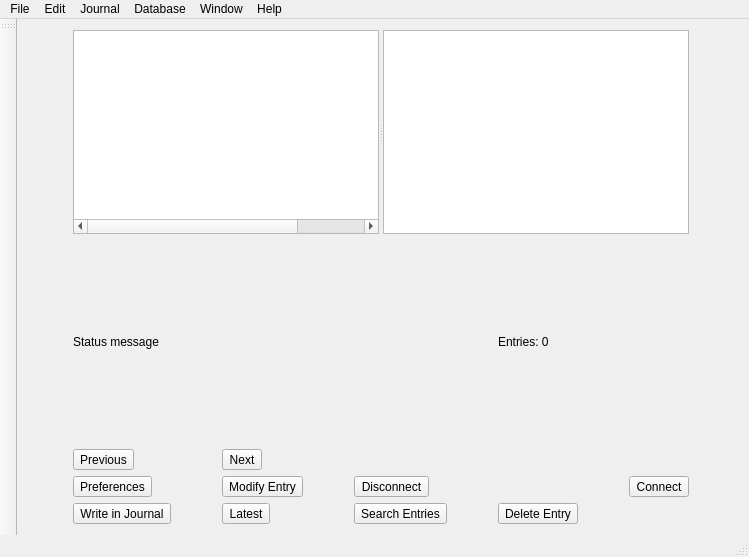
<?xml version="1.0" encoding="UTF-8"?>
<ui version="4.0">
 <class>MainWindow</class>
 <widget class="QMainWindow" name="MainWindow">
  <property name="geometry">
   <rect>
    <x>0</x>
    <y>0</y>
    <width>749</width>
    <height>557</height>
   </rect>
  </property>
  <property name="windowTitle">
   <string>RoboJournal 0.1</string>
  </property>
  <property name="windowIcon">
   <iconset resource="images.qrc">
    <normaloff>:/icons/robojournal.ico</normaloff>:/icons/robojournal.ico</iconset>
  </property>
  <widget class="QWidget" name="centralWidget">
   <layout class="QGridLayout" name="gridLayout">
    <item row="0" column="0" colspan="5">
     <widget class="QSplitter" name="splitter">
      <property name="frameShadow">
       <enum>QFrame::Raised</enum>
      </property>
      <property name="orientation">
       <enum>Qt::Horizontal</enum>
      </property>
      <widget class="QTreeWidget" name="EntryList">
       <property name="verticalScrollBarPolicy">
        <enum>Qt::ScrollBarAsNeeded</enum>
       </property>
       <property name="editTriggers">
        <set>QAbstractItemView::NoEditTriggers</set>
       </property>
       <property name="showDropIndicator" stdset="0">
        <bool>false</bool>
       </property>
       <property name="alternatingRowColors">
        <bool>true</bool>
       </property>
       <property name="allColumnsShowFocus">
        <bool>true</bool>
       </property>
       <property name="wordWrap">
        <bool>true</bool>
       </property>
       <property name="headerHidden">
        <bool>true</bool>
       </property>
       <property name="columnCount">
        <number>2</number>
       </property>
       <attribute name="headerVisible">
        <bool>false</bool>
       </attribute>
       <attribute name="headerCascadingSectionResizes">
        <bool>true</bool>
       </attribute>
       <attribute name="headerDefaultSectionSize">
        <number>300</number>
       </attribute>
       <attribute name="headerHighlightSections">
        <bool>false</bool>
       </attribute>
       <attribute name="headerMinimumSectionSize">
        <number>3</number>
       </attribute>
       <attribute name="headerShowSortIndicator" stdset="0">
        <bool>false</bool>
       </attribute>
       <attribute name="headerStretchLastSection">
        <bool>true</bool>
       </attribute>
       <column>
        <property name="text">
         <string notr="true">Journal entries</string>
        </property>
        <property name="toolTip">
         <string>Entry name sorted by year, month, and day.</string>
        </property>
       </column>
       <column>
        <property name="text">
         <string>Entry ID</string>
        </property>
        <property name="toolTip">
         <string>This is the row number in the database that the entry corresponds to</string>
        </property>
       </column>
      </widget>
      <widget class="QTextEdit" name="Output">
       <property name="font">
        <font>
         <family>Verdana</family>
         <pointsize>14</pointsize>
        </font>
       </property>
       <property name="documentTitle">
        <string>Test</string>
       </property>
       <property name="readOnly">
        <bool>true</bool>
       </property>
      </widget>
     </widget>
    </item>
    <item row="1" column="0" colspan="3">
     <widget class="QLabel" name="StatusMessage">
      <property name="text">
       <string>Status message</string>
      </property>
     </widget>
    </item>
    <item row="3" column="0">
     <widget class="QToolButton" name="ConfigButton">
      <property name="toolTip">
       <string>Change RoboJournal's behavior</string>
      </property>
      <property name="text">
       <string>Preferences</string>
      </property>
      <property name="icon">
       <iconset resource="images.qrc">
        <normaloff>:/icons/wrench.png</normaloff>:/icons/wrench.png</iconset>
      </property>
      <property name="toolButtonStyle">
       <enum>Qt::ToolButtonTextBesideIcon</enum>
      </property>
     </widget>
    </item>
    <item row="3" column="2">
     <widget class="QToolButton" name="DisconnectButton">
      <property name="toolTip">
       <string>Disconnect from database</string>
      </property>
      <property name="text">
       <string>Disconnect</string>
      </property>
      <property name="icon">
       <iconset resource="images.qrc">
        <normaloff>:/icons/disconnect.png</normaloff>:/icons/disconnect.png</iconset>
      </property>
      <property name="toolButtonStyle">
       <enum>Qt::ToolButtonTextBesideIcon</enum>
      </property>
     </widget>
    </item>
    <item row="3" column="1">
     <widget class="QToolButton" name="EditEntryButton">
      <property name="toolTip">
       <string>Modify the current (selected) entry</string>
      </property>
      <property name="text">
       <string>Modify Entry</string>
      </property>
      <property name="icon">
       <iconset resource="images.qrc">
        <normaloff>:/icons/comment_edit.png</normaloff>:/icons/comment_edit.png</iconset>
      </property>
      <property name="toolButtonStyle">
       <enum>Qt::ToolButtonTextBesideIcon</enum>
      </property>
     </widget>
    </item>
    <item row="3" column="4">
     <widget class="QToolButton" name="ConnectButton">
      <property name="toolTip">
       <string>Connect to a journal database</string>
      </property>
      <property name="text">
       <string>Connect</string>
      </property>
      <property name="icon">
       <iconset resource="images.qrc">
        <normaloff>:/icons/connect.png</normaloff>:/icons/connect.png</iconset>
      </property>
      <property name="toolButtonStyle">
       <enum>Qt::ToolButtonTextBesideIcon</enum>
      </property>
     </widget>
    </item>
    <item row="5" column="1">
     <widget class="QToolButton" name="TodayButton">
      <property name="toolTip">
       <string>View newest entry</string>
      </property>
      <property name="text">
       <string>Latest</string>
      </property>
      <property name="icon">
       <iconset resource="images.qrc">
        <normaloff>:/icons/asterisk_yellow.png</normaloff>:/icons/asterisk_yellow.png</iconset>
      </property>
      <property name="toolButtonStyle">
       <enum>Qt::ToolButtonTextBesideIcon</enum>
      </property>
     </widget>
    </item>
    <item row="5" column="2">
     <widget class="QToolButton" name="SearchButton">
      <property name="toolTip">
       <string>Keyword-search the journal database</string>
      </property>
      <property name="text">
       <string>Search Entries</string>
      </property>
      <property name="icon">
       <iconset resource="images.qrc">
        <normaloff>:/icons/magnifier.png</normaloff>:/icons/magnifier.png</iconset>
      </property>
      <property name="toolButtonStyle">
       <enum>Qt::ToolButtonTextBesideIcon</enum>
      </property>
     </widget>
    </item>
    <item row="5" column="3">
     <widget class="QToolButton" name="DeleteEntry">
      <property name="toolTip">
       <string>Delete the current (selected) entry</string>
      </property>
      <property name="text">
       <string>Delete Entry</string>
      </property>
      <property name="icon">
       <iconset resource="images.qrc">
        <normaloff>:/icons/delete.png</normaloff>:/icons/delete.png</iconset>
      </property>
      <property name="toolButtonStyle">
       <enum>Qt::ToolButtonTextBesideIcon</enum>
      </property>
     </widget>
    </item>
    <item row="2" column="0">
     <widget class="QToolButton" name="LastEntry">
      <property name="toolTip">
       <string>View previous entry</string>
      </property>
      <property name="text">
       <string>Previous</string>
      </property>
      <property name="icon">
       <iconset resource="images.qrc">
        <normaloff>:/icons/resultset_first.png</normaloff>:/icons/resultset_first.png</iconset>
      </property>
      <property name="toolButtonStyle">
       <enum>Qt::ToolButtonTextBesideIcon</enum>
      </property>
     </widget>
    </item>
    <item row="2" column="1">
     <widget class="QToolButton" name="NextEntry">
      <property name="toolTip">
       <string>View next entry</string>
      </property>
      <property name="text">
       <string>Next</string>
      </property>
      <property name="icon">
       <iconset resource="images.qrc">
        <normaloff>:/icons/resultset_last.png</normaloff>:/icons/resultset_last.png</iconset>
      </property>
      <property name="toolButtonStyle">
       <enum>Qt::ToolButtonTextBesideIcon</enum>
      </property>
     </widget>
    </item>
    <item row="5" column="0">
     <widget class="QToolButton" name="WriteButton">
      <property name="toolTip">
       <string>Write a new entry in current journal</string>
      </property>
      <property name="text">
       <string>Write in Journal</string>
      </property>
      <property name="icon">
       <iconset resource="images.qrc">
        <normaloff>:/icons/pencil.png</normaloff>:/icons/pencil.png</iconset>
      </property>
      <property name="toolButtonStyle">
       <enum>Qt::ToolButtonTextBesideIcon</enum>
      </property>
     </widget>
    </item>
    <item row="1" column="3">
     <widget class="QLabel" name="TotalCount">
      <property name="text">
       <string>Entries: 0</string>
      </property>
     </widget>
    </item>
   </layout>
  </widget>
  <widget class="QMenuBar" name="menuBar">
   <property name="geometry">
    <rect>
     <x>0</x>
     <y>0</y>
     <width>749</width>
     <height>21</height>
    </rect>
   </property>
   <widget class="QMenu" name="menuFile">
    <property name="title">
     <string>File</string>
    </property>
    <addaction name="actionSave_Current_Entry"/>
    <addaction name="actionPrint"/>
    <addaction name="separator"/>
    <addaction name="actionQuit"/>
   </widget>
   <widget class="QMenu" name="menuEdit">
    <property name="title">
     <string>Edit</string>
    </property>
    <addaction name="actionCopy"/>
    <addaction name="actionSelect_all"/>
    <addaction name="separator"/>
    <addaction name="actionPreferences_2"/>
   </widget>
   <widget class="QMenu" name="menuJournal">
    <property name="title">
     <string>Journal</string>
    </property>
    <addaction name="actionLatest_Entry"/>
    <addaction name="actionPrevious_Entry"/>
    <addaction name="actionNext_Entry"/>
    <addaction name="separator"/>
    <addaction name="actionWrite"/>
    <addaction name="actionEdit_Selected_Entry"/>
    <addaction name="actionDelete_Current_Entry"/>
    <addaction name="separator"/>
   </widget>
   <widget class="QMenu" name="menuDatabase">
    <property name="title">
     <string>Database</string>
    </property>
    <addaction name="actionConnect"/>
    <addaction name="actionDisconnect"/>
    <addaction name="separator"/>
    <addaction name="actionSetup_Wizard_2"/>
   </widget>
   <widget class="QMenu" name="menuHelp">
    <property name="title">
     <string>Help</string>
    </property>
    <addaction name="actionHelp_file"/>
    <addaction name="separator"/>
    <addaction name="actionAbout_RoboJournal"/>
   </widget>
   <widget class="QMenu" name="menuView">
    <property name="title">
     <string>Window</string>
    </property>
    <widget class="QMenu" name="menuView_2">
     <property name="title">
      <string>Show</string>
     </property>
     <addaction name="actionMain_toolbar"/>
    </widget>
    <widget class="QMenu" name="menuToolbar_Position">
     <property name="title">
      <string>Toolbar position</string>
     </property>
     <addaction name="actionLeft_default"/>
     <addaction name="actionTop"/>
     <addaction name="actionRight"/>
    </widget>
    <addaction name="menuView_2"/>
    <addaction name="separator"/>
    <addaction name="menuToolbar_Position"/>
    <addaction name="separator"/>
   </widget>
   <addaction name="menuFile"/>
   <addaction name="menuEdit"/>
   <addaction name="menuJournal"/>
   <addaction name="menuDatabase"/>
   <addaction name="menuView"/>
   <addaction name="menuHelp"/>
  </widget>
  <widget class="QToolBar" name="mainToolBar">
   <property name="contextMenuPolicy">
    <enum>Qt::PreventContextMenu</enum>
   </property>
   <property name="windowTitle">
    <string>Main Toolbar</string>
   </property>
   <property name="layoutDirection">
    <enum>Qt::LeftToRight</enum>
   </property>
   <property name="allowedAreas">
    <set>Qt::LeftToolBarArea|Qt::RightToolBarArea|Qt::TopToolBarArea</set>
   </property>
   <property name="toolButtonStyle">
    <enum>Qt::ToolButtonTextBesideIcon</enum>
   </property>
   <property name="floatable">
    <bool>false</bool>
   </property>
   <attribute name="toolBarArea">
    <enum>LeftToolBarArea</enum>
   </attribute>
   <attribute name="toolBarBreak">
    <bool>false</bool>
   </attribute>
  </widget>
  <widget class="QStatusBar" name="statusBar"/>
  <action name="actionWrite">
   <property name="icon">
    <iconset resource="images.qrc">
     <normaloff>:/icons/pencil.png</normaloff>:/icons/pencil.png</iconset>
   </property>
   <property name="text">
    <string>Write In Journal</string>
   </property>
   <property name="shortcut">
    <string>F4</string>
   </property>
   <property name="iconVisibleInMenu">
    <bool>true</bool>
   </property>
  </action>
  <action name="actionPreferences">
   <property name="text">
    <string>Preferences</string>
   </property>
   <property name="menuRole">
    <enum>QAction::ApplicationSpecificRole</enum>
   </property>
  </action>
  <action name="actionMain_Toolbar">
   <property name="checkable">
    <bool>true</bool>
   </property>
   <property name="text">
    <string>Main Toolbar</string>
   </property>
   <property name="menuRole">
    <enum>QAction::NoRole</enum>
   </property>
   <property name="softKeyRole">
    <enum>QAction::NoSoftKey</enum>
   </property>
   <property name="iconVisibleInMenu">
    <bool>true</bool>
   </property>
  </action>
  <action name="actionCut">
   <property name="icon">
    <iconset resource="images.qrc">
     <normaloff>:/icons/cut.png</normaloff>:/icons/cut.png</iconset>
   </property>
   <property name="text">
    <string>Cut</string>
   </property>
   <property name="iconVisibleInMenu">
    <bool>true</bool>
   </property>
  </action>
  <action name="actionCopy">
   <property name="icon">
    <iconset resource="images.qrc">
     <normaloff>:/icons/copy.gif</normaloff>:/icons/copy.gif</iconset>
   </property>
   <property name="text">
    <string>Copy</string>
   </property>
   <property name="iconVisibleInMenu">
    <bool>true</bool>
   </property>
  </action>
  <action name="actionPaste">
   <property name="icon">
    <iconset resource="images.qrc">
     <normaloff>:/icons/action_paste.gif</normaloff>:/icons/action_paste.gif</iconset>
   </property>
   <property name="text">
    <string>Paste</string>
   </property>
   <property name="iconVisibleInMenu">
    <bool>true</bool>
   </property>
  </action>
  <action name="actionSelect_all">
   <property name="text">
    <string>Select All</string>
   </property>
  </action>
  <action name="actionPreferences_2">
   <property name="icon">
    <iconset resource="images.qrc">
     <normaloff>:/icons/wrench.png</normaloff>:/icons/wrench.png</iconset>
   </property>
   <property name="text">
    <string>Preferences</string>
   </property>
   <property name="iconVisibleInMenu">
    <bool>true</bool>
   </property>
  </action>
  <action name="actionConnect">
   <property name="text">
    <string>Connect</string>
   </property>
   <property name="shortcut">
    <string>F2</string>
   </property>
  </action>
  <action name="actionDisconnect">
   <property name="text">
    <string>Disconnect</string>
   </property>
   <property name="shortcut">
    <string>F3</string>
   </property>
  </action>
  <action name="actionManage_Tags">
   <property name="text">
    <string>Manage Tags</string>
   </property>
  </action>
  <action name="actionDelete_Current_Entry">
   <property name="icon">
    <iconset resource="images.qrc">
     <normaloff>:/icons/delete.png</normaloff>:/icons/delete.png</iconset>
   </property>
   <property name="text">
    <string>Delete Entry</string>
   </property>
   <property name="shortcut">
    <string>Del</string>
   </property>
   <property name="iconVisibleInMenu">
    <bool>true</bool>
   </property>
  </action>
  <action name="actionEdit_Selected_Entry">
   <property name="icon">
    <iconset resource="images.qrc">
     <normaloff>:/icons/comment_edit.png</normaloff>:/icons/comment_edit.png</iconset>
   </property>
   <property name="text">
    <string>Modify Entry</string>
   </property>
   <property name="iconVisibleInMenu">
    <bool>true</bool>
   </property>
  </action>
  <action name="actionKeyword_Search">
   <property name="text">
    <string>Keyword Search</string>
   </property>
   <property name="shortcut">
    <string>F8</string>
   </property>
  </action>
  <action name="actionHelp_file">
   <property name="text">
    <string>Help File</string>
   </property>
   <property name="shortcut">
    <string>F1</string>
   </property>
  </action>
  <action name="actionAbout_RoboJournal">
   <property name="text">
    <string>About RoboJournal</string>
   </property>
  </action>
  <action name="actionToolbar">
   <property name="checkable">
    <bool>true</bool>
   </property>
   <property name="checked">
    <bool>true</bool>
   </property>
   <property name="text">
    <string>Main toolbar</string>
   </property>
  </action>
  <action name="actionLeft_default">
   <property name="text">
    <string>Left</string>
   </property>
   <property name="iconVisibleInMenu">
    <bool>false</bool>
   </property>
  </action>
  <action name="actionTop">
   <property name="text">
    <string>Top (default)</string>
   </property>
   <property name="iconVisibleInMenu">
    <bool>false</bool>
   </property>
  </action>
  <action name="actionRight">
   <property name="checkable">
    <bool>false</bool>
   </property>
   <property name="text">
    <string>Right</string>
   </property>
   <property name="iconVisibleInMenu">
    <bool>false</bool>
   </property>
  </action>
  <action name="actionMain_toolbar">
   <property name="checkable">
    <bool>true</bool>
   </property>
   <property name="checked">
    <bool>true</bool>
   </property>
   <property name="text">
    <string>Toolbar</string>
   </property>
  </action>
  <action name="actionQuit">
   <property name="text">
    <string>Quit</string>
   </property>
   <property name="shortcut">
    <string>Esc</string>
   </property>
  </action>
  <action name="actionLatest_Entry">
   <property name="icon">
    <iconset resource="images.qrc">
     <normaloff>:/icons/asterisk_yellow.png</normaloff>:/icons/asterisk_yellow.png</iconset>
   </property>
   <property name="text">
    <string>Latest Entry</string>
   </property>
   <property name="shortcut">
    <string>F5</string>
   </property>
   <property name="iconVisibleInMenu">
    <bool>true</bool>
   </property>
  </action>
  <action name="actionPrevious_Entry">
   <property name="icon">
    <iconset resource="images.qrc">
     <normaloff>:/icons/resultset_first.png</normaloff>:/icons/resultset_first.png</iconset>
   </property>
   <property name="text">
    <string>Previous Entry</string>
   </property>
   <property name="shortcut">
    <string>Left</string>
   </property>
   <property name="iconVisibleInMenu">
    <bool>true</bool>
   </property>
  </action>
  <action name="actionNext_Entry">
   <property name="icon">
    <iconset resource="images.qrc">
     <normaloff>:/icons/resultset_last.png</normaloff>:/icons/resultset_last.png</iconset>
   </property>
   <property name="text">
    <string>Next Entry</string>
   </property>
   <property name="shortcut">
    <string>Right</string>
   </property>
   <property name="iconVisibleInMenu">
    <bool>true</bool>
   </property>
  </action>
  <action name="actionSetup_Wizard_2">
   <property name="icon">
    <iconset resource="images.qrc">
     <normaloff>:/icons/wand.png</normaloff>:/icons/wand.png</iconset>
   </property>
   <property name="text">
    <string>Setup Wizard</string>
   </property>
   <property name="iconVisibleInMenu">
    <bool>true</bool>
   </property>
  </action>
  <action name="actionPrint">
   <property name="icon">
    <iconset resource="images.qrc">
     <normaloff>:/icons/printer.png</normaloff>:/icons/printer.png</iconset>
   </property>
   <property name="text">
    <string>Print</string>
   </property>
   <property name="shortcut">
    <string>Ctrl+P</string>
   </property>
   <property name="iconVisibleInMenu">
    <bool>true</bool>
   </property>
  </action>
  <action name="actionSave_Current_Entry">
   <property name="icon">
    <iconset resource="images.qrc">
     <normaloff>:/icons/action_save.gif</normaloff>:/icons/action_save.gif</iconset>
   </property>
   <property name="text">
    <string>Export Entry</string>
   </property>
   <property name="toolTip">
    <string>Save current entry as a HTML file</string>
   </property>
  </action>
 </widget>
 <layoutdefault spacing="6" margin="11"/>
 <resources>
  <include location="images.qrc"/>
 </resources>
 <connections/>
</ui>
